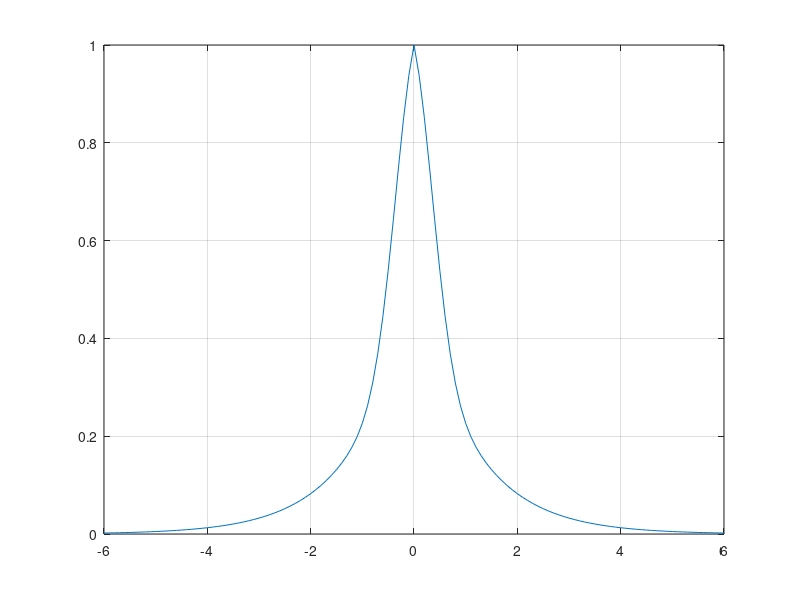

Source code (MATLAB): (Note: this script raises an error after producing the figure.)
%
%	Westheimer's linespread formula
cd /home/brian/book/01imgfor/fig/subWestheimer
%

%	x is in minutes of visual angle
x = -61:0.1:60;	%minutes of arc

ls = 0.47*exp(-3.3 *(x.^2)) + 0.53*exp(-0.93*abs(x));

plot(x,ls); grid on; 
xtick = [-6:2:6];
ytick = [0:.2:1];
set(gca,'xlim',[min(xtick) max(xtick)], ...
        'xtick', xtick, 'xticklabels',[],...
	'ytick', ytick, 'yticklabels',[]);
print -deps westheimerLS.eps

mtf = abs(fft(ls));
mtf = mtf/max(mtf);

min2deg = 1/60;

%	So, now the freq is cycles per length
maxCyclesPerInterval = length(x)*0.5;	%Freq per total length
degPerInterval = (max(x) - min(x))/60;	%Interval in degress
intervalPerDeg = 1/degPerInterval;
%
% Now, normalize the cycles per Interval to cycles per degree by
% multiplying by (c / int) * (int / deg ) = c / deg
%
freq = [1: maxCyclesPerInterval] / IntervalPerDeg;
plot(freq,mtf(1:length(freq)))
grid on;

set(gca,'ylim',[0 1],'yticklabels',[],'xticklabels',[])
print -deps westheimerMTF.eps

ps = 0.952*exp(-2.59*abs(x).^1.36) + 0.048*exp(-2.43*abs(x).^1.74);
plot(x,ps); grid on; 
ytick = [0:.2:1];
xtick = [-3:1:3];
set(gca,'xlim',[min(xtick) max(xtick)], 'yticklabels',[], 'xticklabels',[],...
        'xtick', xtick);
print -deps westheimerPS.eps
 
%
%	Plot the MTF from Westheimer, Williams and the interferometric data
mtf2 = williamsMtf;

load williams

plot([0:59],mtf2(1:60),'-.',freq,mtf(1:length(freq)),'-', ...
     dataF,drw,'x',dataF,dhb,'o',dataF,rnb,'+')
grid on

set(gca,'yticklabels',[], 'xticklabels',[]);
print -deps williams.eps



%	The Westheimer and the Williams MTFs largest differences
%	are about 20 percent or a tiny bit more.
plot(mtf2(1:60) ./ mtf(1:2:120))
